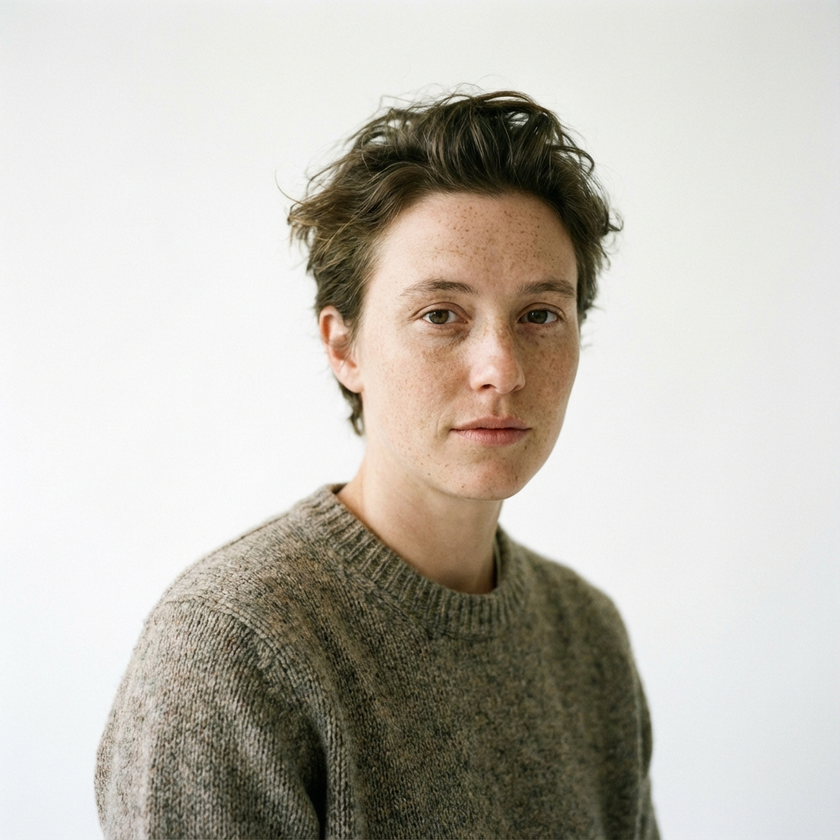
#> input picture sample_face.png, 840 x 840 px, shrunk from 1024 x 1024 before the run
$ python face_eye_detector.py ../sample_face.png
#> lines starting #> are read from the running program, lines starting #| are printed output that depends on the picture; after the words box and inside, x2 and y2 are one past the last pixel; in counts of white or black regions, pixels touching at a corner belong together
"""
Yüz ve Göz Tespiti (Haar Cascades)

Bu betik, OpenCV'nin önceden eğitilmiş Haar Cascade sınıflandırıcılarını kullanarak
görüntüdeki yüzleri ve gözleri tespit eder.
Derin öğrenme modellerine göre daha hafiftir ve CPU üzerinde hızlı çalışır.

Kullanım:
    python face_eye_detector.py resim.jpg --output sonuc.png
"""

import cv2
import argparse
import os

def detect_faces_eyes(image_path, output_path=None):
#> called with image_path = '../sample_face.png'
    img = cv2.imread(image_path)
#> img is the input picture: shape (840, 840, 3); mean B, G, R 180.8, 189.4, 193.5
    if img is None:
        print(f"Hata: Görüntü okunamadı: {image_path}")
        return

    gray = cv2.cvtColor(img, cv2.COLOR_BGR2GRAY)
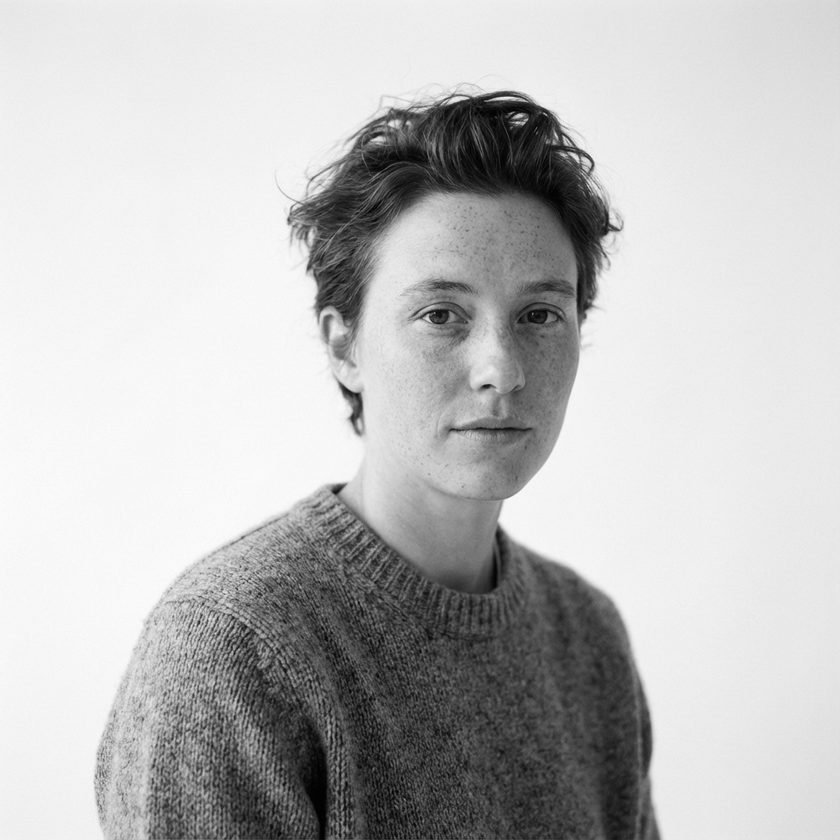
#> gray: shape (840, 840); min 0, max 252, mean 189.6

    # OpenCV ile gelen Haar Cascade dosyalarını yükle
    # Genellikle cv2.data.haarcascades altında bulunur
    face_cascade_path = cv2.data.haarcascades + 'haarcascade_frontalface_default.xml'
    eye_cascade_path = cv2.data.haarcascades + 'haarcascade_eye.xml'

    if not os.path.exists(face_cascade_path) or not os.path.exists(eye_cascade_path):
        print("HATA: Haar cascade dosyaları bulunamadı. Lütfen opencv-python kütüphanesini kontrol edin.")
        return

    face_cascade = cv2.CascadeClassifier(face_cascade_path)
    eye_cascade = cv2.CascadeClassifier(eye_cascade_path)

    if face_cascade.empty() or eye_cascade.empty():
        print("HATA: Haar cascade sınıflandırıcıları yüklenemedi.")
        return

    # Yüz tespiti
    # scaleFactor: Her ölçekte görüntünün ne kadar küçüleceği (1.1 = %10)
    # minNeighbors: Bir bölgenin yüz sayılması için kaç komşu dikdörtgene ihtiyacı olduğu
    faces = face_cascade.detectMultiScale(gray, scaleFactor=1.1, minNeighbors=5, minSize=(30, 30))
#> faces = [[332, 195, 303, 303]]

    print(f"Tespit edilen yüz sayısı: {len(faces)}")
#| Tespit edilen yüz sayısı: 1

    for (x, y, w, h) in faces:
        # Yüzü dikdörtgen içine al (Mavi)
        cv2.rectangle(img, (x, y), (x+w, y+h), (255, 0, 0), 2)

        # Gözleri sadece yüz bölgesinde ara (Performans ve doğruluk için)
        roi_gray = gray[y:y+h, x:x+w]
        roi_color = img[y:y+h, x:x+w]

        eyes = eye_cascade.detectMultiScale(roi_gray, scaleFactor=1.1, minNeighbors=10, minSize=(15, 15))

        for (ex, ey, ew, eh) in eyes:
            # Gözü dikdörtgen içine al (Yeşil)
            cv2.rectangle(roi_color, (ex, ey), (ex+ew, ey+eh), (0, 255, 0), 2)
#> this loop made 1 pass
#> (x, y, w, h, eyes) on pass 1: (332, 195, 303, 303, [[174, 92, 62, 62], [69, 84, 77, 77]])
#> pass 1, in detect_faces_eyes, `roi_gray = gray[y:y+h, x:x+w]`:
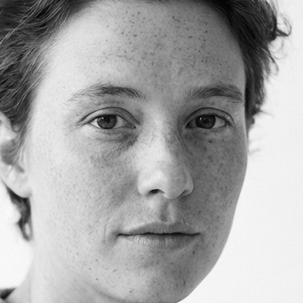
#> roi_gray: shape (303, 303); min 3, max 250, mean 165.9
#> pass 1, in detect_faces_eyes, `roi_color = img[y:y+h, x:x+w]`:
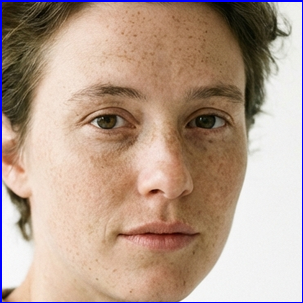
#> roi_color: shape (303, 303, 3); mean B, G, R 142.6, 158, 182
#> after the loop:
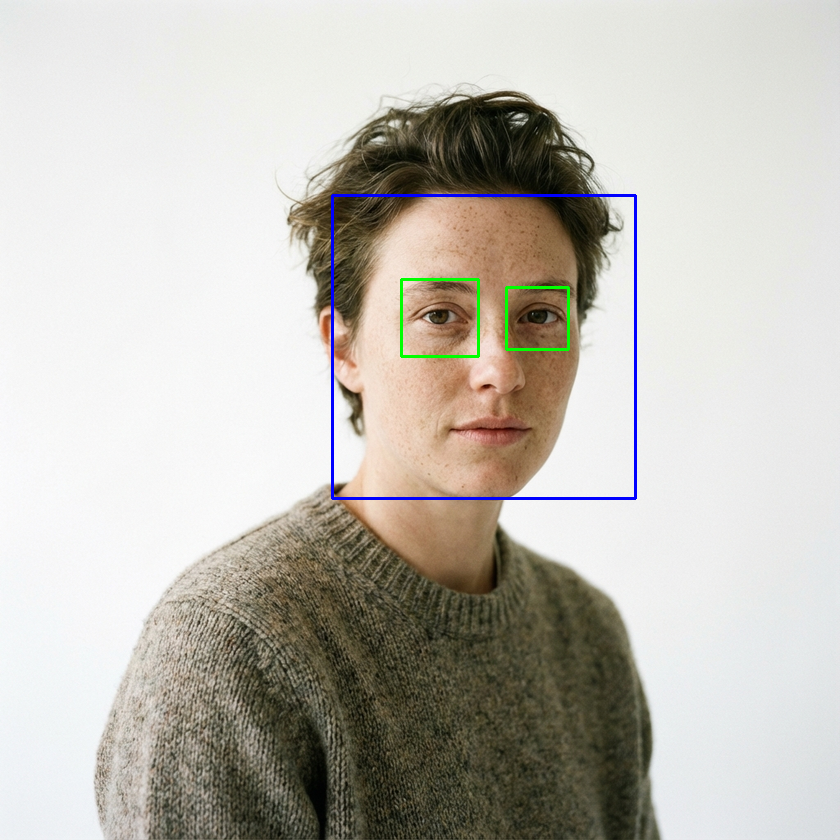
#> img: shape (840, 840, 3); 0.75% of pixels changed, all inside (x1, y1, x2, y2) = (331, 194, 637, 500)
#> after the loop:
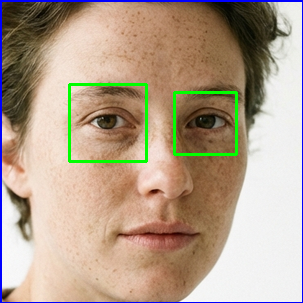
#> roi_color: shape (303, 303, 3); 1.81% of pixels changed, all inside (x1, y1, x2, y2) = (68, 83, 238, 163)

    # Sonucu kaydet veya göster
    if output_path:
        cv2.imwrite(output_path, img)
        print(f"Sonuç kaydedildi: {output_path}")
    else:
        cv2.imshow('Yuz ve Goz Tespiti', img)
        print("Kapatmak için bir tuşa basın...")
        cv2.waitKey(0)
        cv2.destroyAllWindows()

if __name__ == "__main__":
    parser = argparse.ArgumentParser(description="Haar Cascade ile Yüz ve Göz Tespiti")
    parser.add_argument("image", help="İşlenecek görüntü yolu")
    parser.add_argument("--output", help="Sonuç görüntüsünün kaydedileceği yol")

    args = parser.parse_args()
    detect_faces_eyes(args.image, args.output)
